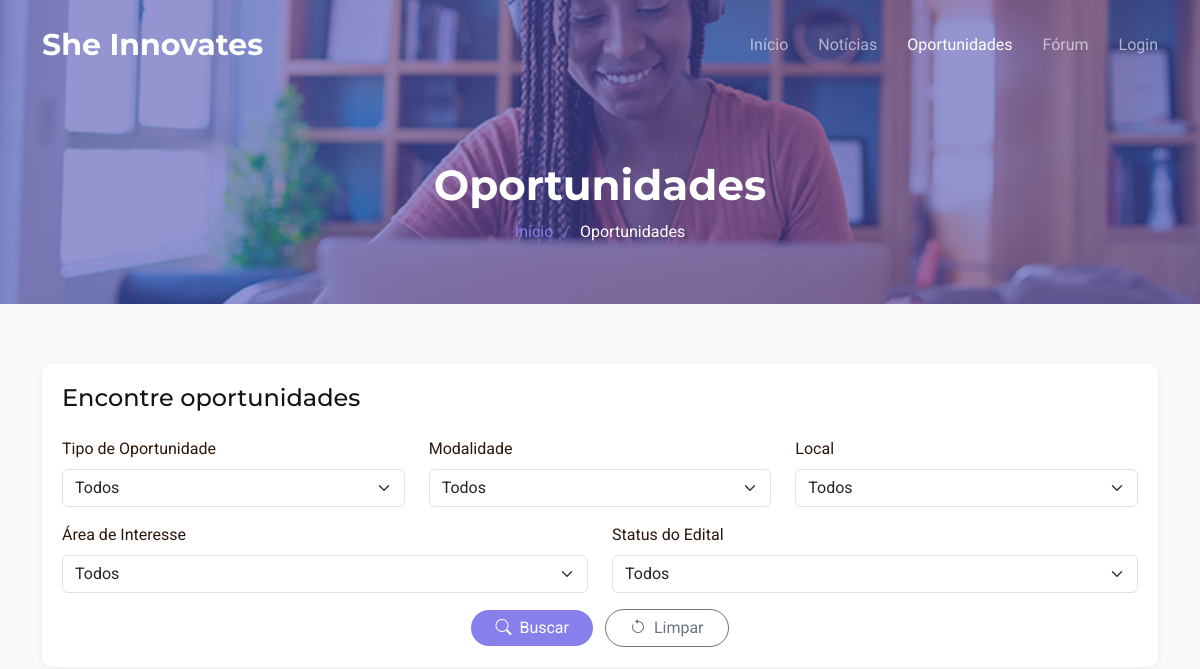
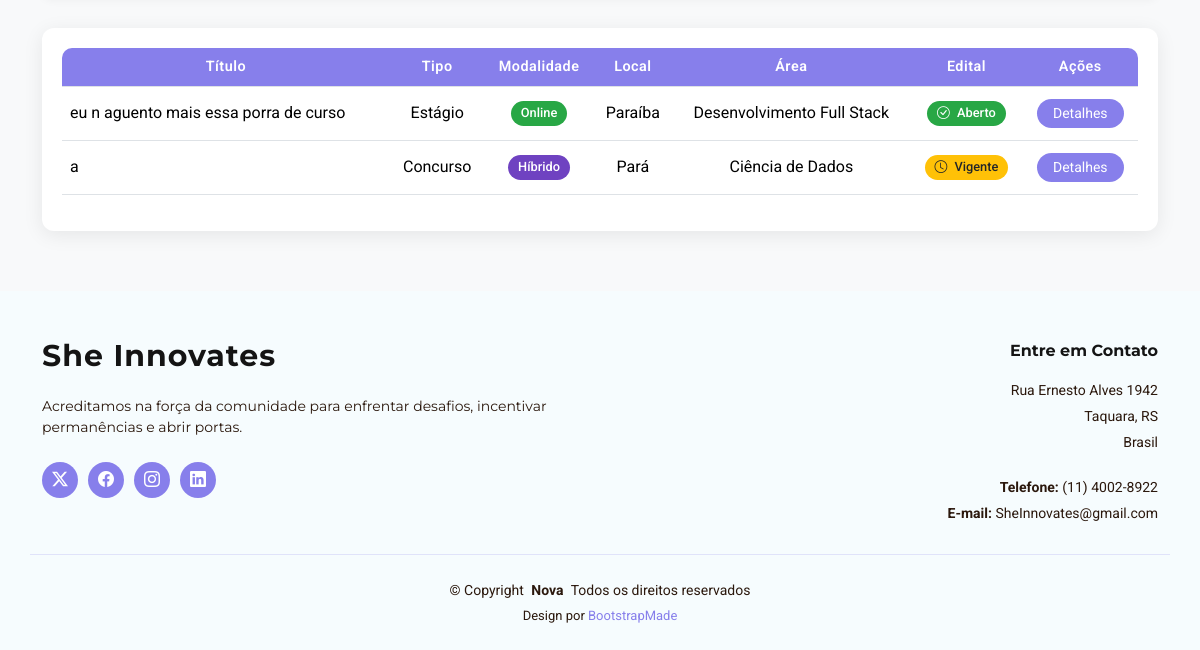
/Back-End-Projeto-Integrador/UserAnonimo/portfolio.php, run on an earlier commit of the app's database (2 pictures, top to bottom).
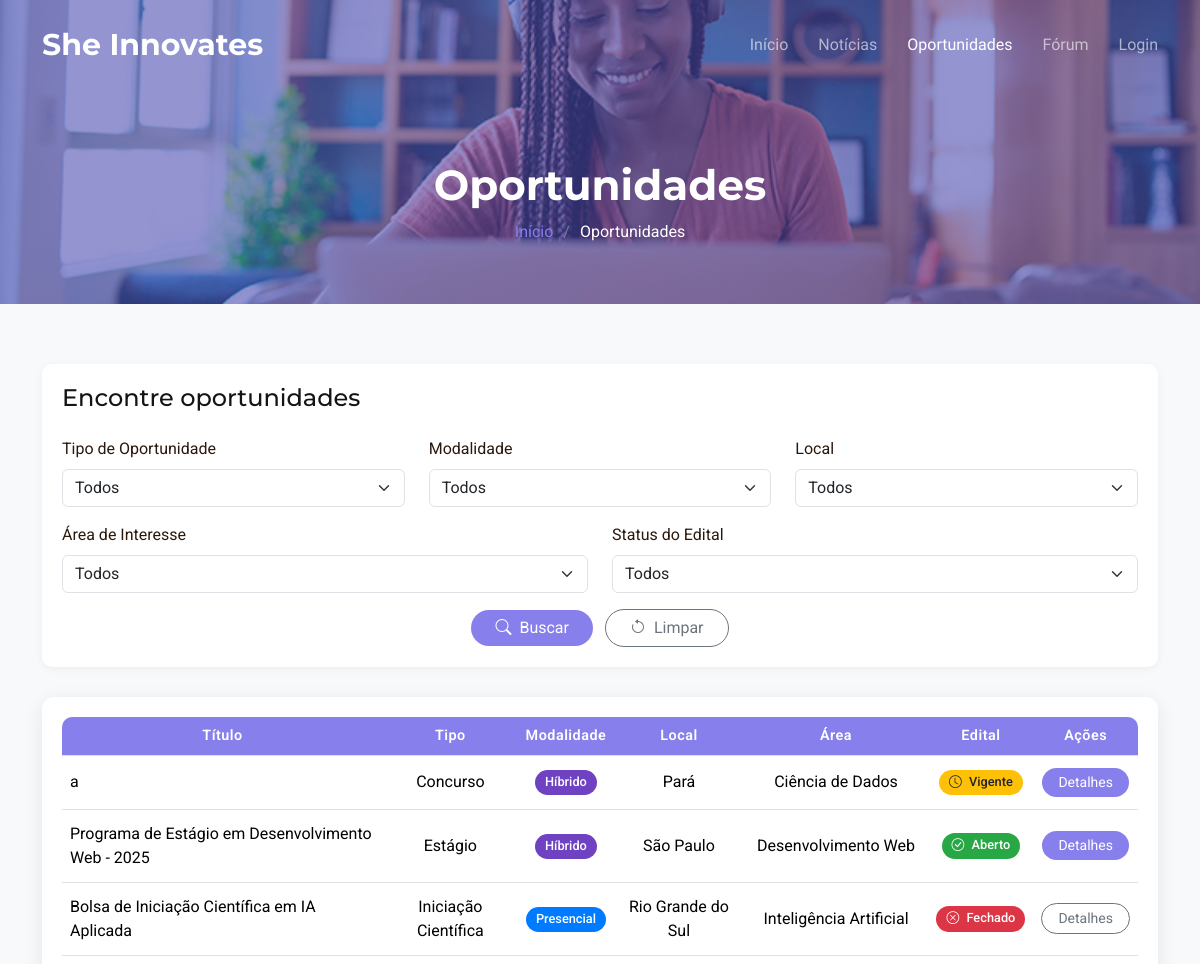
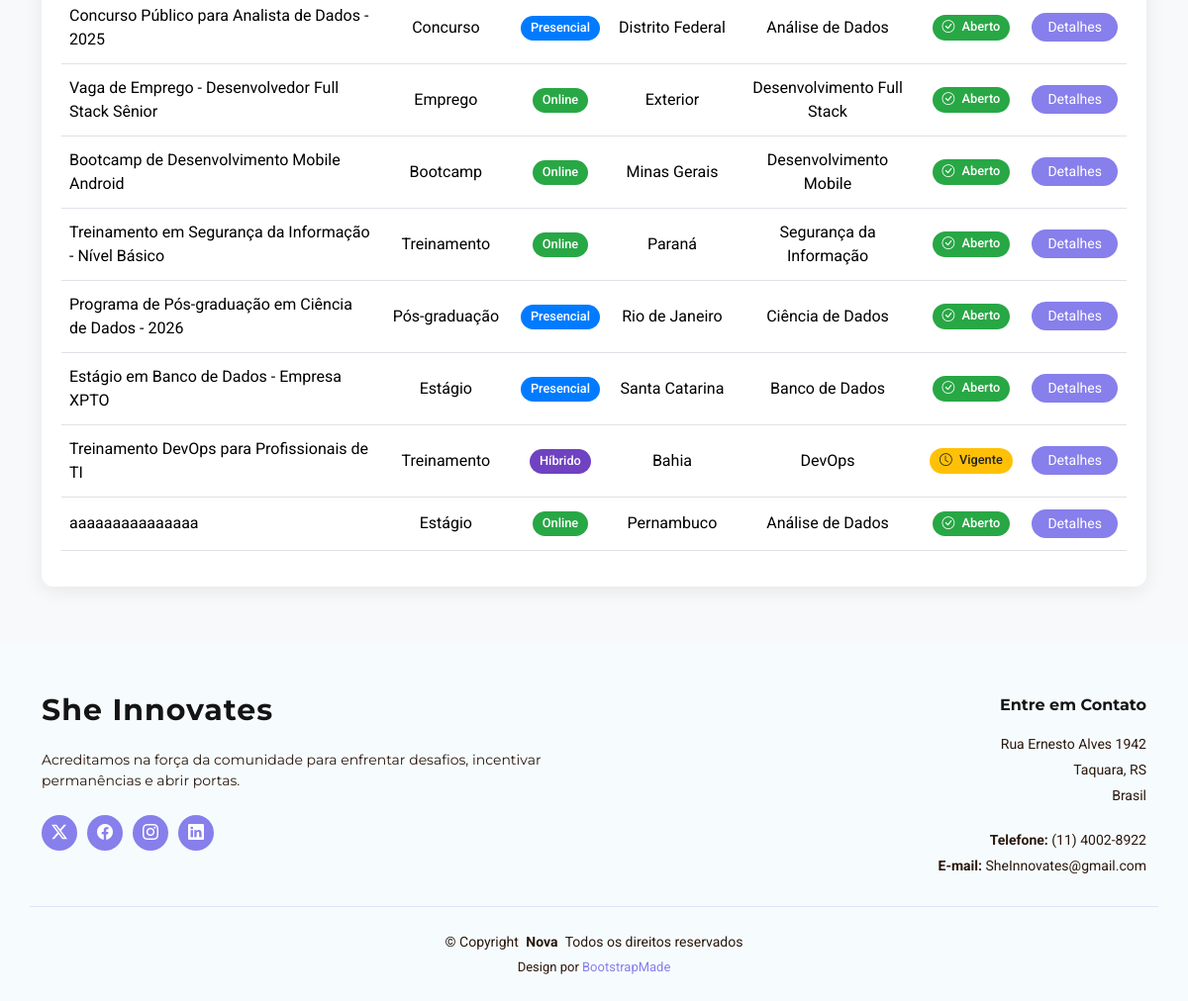
And on a later commit of the database (2 pictures, top to bottom).
### tables this page shows
CREATE TABLE `oportunidades` (
  `id_oportunidade` int NOT NULL,
  `titulo` varchar(60) NOT NULL,
  `tipo` varchar(50) NOT NULL,
  `modalidade` varchar(50) NOT NULL,
  `local` varchar(100) NOT NULL,
  `area` varchar(100) NOT NULL,
  `data_abertura` date NOT NULL,
  `data_fechamento` date NOT NULL,
  `link_detalhes` varchar(500) NOT NULL,
  `status_edital` varchar(50) NOT NULL
);

### Back-End-Projeto-Integrador/UserCadastrado/tabelaoportunidadesUserCad.php (the view)
<div class="table-responsive" data-aos="fade-up">
    <table class="table table-hover align-middle" id="opportunities-table">
        <thead>
            <tr class="text-center">
                <th style="border-top-left-radius: 10px;">Título</th>
                <th>Tipo</th>
                <th>Modalidade</th>
                <th>Local</th>
                <th>Área</th>
                <th>Edital</th>
                <th style="border-top-right-radius: 10px;">Ações</th>
            </tr>
        </thead>
        <tbody>
            <?php
            require("../Include/conexao.php");
            $sql = "SELECT * FROM oportunidades";
            $result = mysqli_query($con, $sql);
            if (mysqli_num_rows($result) > 0) {
                while ($oportunidade = mysqli_fetch_assoc($result)) {
                    $badgeClass = '';
                    if ($oportunidade['modalidade'] === 'Online') $badgeClass = 'badge-online';
                    else if ($oportunidade['modalidade'] === 'Presencial') $badgeClass = 'badge-presencial';
                    else if ($oportunidade['modalidade'] === 'Híbrido') $badgeClass = 'badge-hibrido';
                    $statusClass = '';
                    $statusIcon = '';
                    if ($oportunidade['status_edital'] === 'Aberto') {
                        $statusClass = 'badge-aberto';
                        $statusIcon = 'bi-check-circle';
                    } else if ($oportunidade['status_edital'] === 'Vigente') {
                        $statusClass = 'badge-vigente';
                        $statusIcon = 'bi-clock';
                    } else if ($oportunidade['status_edital'] === 'Fechado') {
                        $statusClass = 'badge-fechado';
                        $statusIcon = 'bi-x-circle';
                    }
                    $disabled = ($oportunidade['status_edital'] === 'Fechado') ? 'disabled' : '';
                    $btnClass = ($oportunidade['status_edital'] === 'Fechado') ? 'btn-outline-secondary' : 'btn-details';
                    echo "
                    <tr data-id=\"{$oportunidade['id_oportunidade']}\">
                        <td>{$oportunidade['titulo']}</td>
                        <td class=\"text-center\">{$oportunidade['tipo']}</td>
                        <td class=\"text-center\"><span class=\"badge {$badgeClass} rounded-pill\">{$oportunidade['modalidade']}</span></td>
                        <td class=\"text-center\">{$oportunidade['local']}</td>
                        <td class=\"text-center\">{$oportunidade['area']}</td>
                        <td class=\"text-center\">
                            <span class=\"badge {$statusClass} rounded-pill\">
                                <i class=\"bi {$statusIcon} me-1\"></i> {$oportunidade['status_edital']}
                            </span>
                        </td>
                        <td class=\"text-center\">
                            <div class=\"d-flex justify-content-center gap-2\">
                                <a href=\"{$oportunidade['link_detalhes']}\" class=\"btn btn-sm {$btnClass} rounded-pill px-3\" {$disabled}>Detalhes</a>
                            </div>
                        </td>
                    </tr>
                    ";
                }
            } else {
                echo "<tr><td colspan='7' class='text-center'>Nenhuma oportunidade encontrada.</td></tr>";
            }
            ?>
        </tbody>
    </table>
</div>

### Back-End-Projeto-Integrador/UserAnonimo/portfolio.php (shortened to what this page needs)
<!DOCTYPE html>
<html lang="pt-br">
<head>
    <?php
    require("../Include/hrefCssHead.php");
    ?>
</head>
<body class="portfolio-page">
<?php require_once __DIR__ . '/../Include/menuADM.php'; ?>
    <main class="main">
        <div class="page-title dark-background" data-aos="fade" style="background-image: url(../assets/img/mulheres-na-tecnologia-2.png);">
            <div class="container">
                <h1>Oportunidades</h1>
                <nav class="breadcrumbs">
                    <ol>
                        <li><a href="index.php">Início</a></li>
                        <li class="current">Oportunidades</li>
                    </ol>
                </nav>
            </div>
        </div>
        <div class="opportunities-container">
            <div class="container">
                <?php require("../UserADM/buscaTabelaOportunidades.php"); ?>
                <?php require("../UserCadastrado/tabelaoportunidadesUserCad.php"); ?>
            </div>
        </div>
    </main>
<footer id="footer" class="footer light-background">
    <?php
    require("../Include/footer.php");
    ?>
</footer>
</body>
</html>

### Back-End-Projeto-Integrador/Include/hrefCssHead.php (shortened to what this page needs)
<link href="../../assets/vendor/bootstrap/css/bootstrap.min.css" rel="stylesheet">
<link href="../../assets/vendor/bootstrap-icons/bootstrap-icons.css" rel="stylesheet">
<link href="../../assets/vendor/aos/aos.css" rel="stylesheet">
<link href="../../assets/vendor/glightbox/css/glightbox.min.css" rel="stylesheet">
<link href="../../assets/vendor/swiper/swiper-bundle.min.css" rel="stylesheet">
<link href="../../assets/css/main.css" rel="stylesheet">

### Back-End-Projeto-Integrador/Include/menuADM.php (shortened to what this page needs)
<header id="header" class="header d-flex align-items-center fixed-top">
  <div class="container-fluid container-xl position-relative d-flex align-items-center justify-content-between">
    <a class="logo d-flex align-items-center">
      <h1 class="sitename">She Innovates</h1>
    </a>
    <nav id="navmenu" class="navmenu">
        <?php carregarMenu(); ?>
    </nav>
  </div>
</header>
<?php
function carregarMenu() {
    $current_page = basename($_SERVER['PHP_SELF']);
    $current_dir = basename(dirname($_SERVER['SCRIPT_NAME']));
    if ($current_dir === 'UserADM') {
        ?>
        <ul>
            <li><a href="../UserADM/controleUserAdm.php" class="<?= ($current_page == 'controleUserAdm.php') ? 'active' : '' ?>">Gerenciamento de Usuários</a></li>
            <li><a href="../UserADM/noticiaAdm.php" class="<?= ($current_page == 'noticiaAdm.php') ? 'active' : '' ?>">Notícias</a></li>
            <li><a href="../UserADM/oportunidadeAdm.php" class="<?= ($current_page == 'oportunidadeAdm.php') ? 'active' : '' ?>">Oportunidades</a></li>
            <li><a href="../UserADM/forumAdm.php" class="<?= ($current_page == 'forumAdm.php') ? 'active' : '' ?>">Fórum</a></li>
            <li><a href="../UserADM/perfilAdm.php" class="<?= ($current_page == 'perfilAdm.php') ? 'active' : '' ?>">Perfil</a></li>
        </ul>
        <?php
    }
    elseif ($current_dir === 'UserAnonimo') {
        ?>
        <ul>
            <li><a href="../UserAnonimo/index.php" class="<?= ($current_page == 'index.php') ? 'active' : '' ?>">Início</a></li>
            <li><a href="../UserAnonimo/blog.php" class="<?= ($current_page == 'blog.php') ? 'active' : '' ?>">Notícias</a></li>
            <li><a href="../UserAnonimo/portfolio.php" class="<?= ($current_page == 'portfolio.php') ? 'active' : '' ?>">Oportunidades</a></li>
            <li><a href="../UserAnonimo/services.php" class="<?= ($current_page == 'services.php') ? 'active' : '' ?>">Fórum</a></li>
            <li><a href="../UserAnonimo/contact.php" class="<?= ($current_page == 'contact.php') ? 'active' : '' ?>">Login</a></li>
        </ul>
        <?php
    }
}
?>

### Back-End-Projeto-Integrador/UserADM/buscaTabelaOportunidades.php (shortened to what this page needs)
<div class="search-card" data-aos="fade-up">
    <h4 class="mb-4">Encontre oportunidades</h4>
    <form id="search-form">
        <div class="row">
            <div class="col-md-4 mb-3">
                <label for="tipo" class="form-label">Tipo de Oportunidade</label>
                <select id="tipo" class="form-select">
                    <option value="">Todos</option>
                </select>
            </div>
            <div class="col-md-4 mb-3">
                <label for="modalidade" class="form-label">Modalidade</label>
                <select id="modalidade" class="form-select">
                    <option value="">Todos</option>
                </select>
            </div>
            <div class="col-md-4 mb-3">
                <label for="local" class="form-label">Local</label>
                <select id="local" class="form-select">
                    <option value="">Todos</option>
                </select>
            </div>
        </div>
        <div class="row">
            <div class="col-md-6 mb-3">
                <label for="area" class="form-label">Área de Interesse</label>
                <select id="area" class="form-select">
                    <option value="">Todos</option>
                </select>
            </div>
            <div class="col-md-6 mb-3">
                <label for="edital" class="form-label">Status do Edital</label>
                <select id="edital" class="form-select">
                    <option value="">Todos</option>
                </select>
            </div>
        </div>
        <div class="text-center">
            <button type="submit" class="btn btn-search rounded-pill px-4 me-2">
                <i class="bi bi-search me-1"></i> Buscar
            </button>
            <button type="reset" class="btn btn-outline-secondary rounded-pill px-4" id="limpar-busca">
                <i class="bi bi-arrow-counterclockwise me-1"></i> Limpar
            </button>
        </div>
    </form>
</div>

### Back-End-Projeto-Integrador/Include/footer.php
<nav id = "footerUserAnom">
        <div class="footer-top">
      <div class="container">
        <div class="row gy-4">
          <div class="col-lg-6 col-md-12 footer-about">
            <a class="logo d-flex align-items-center">
              <span class="sitename">She Innovates</span>
            </a>
            <p>Acreditamos na força da comunidade para enfrentar desafios, incentivar permanências e abrir portas.</p>
            <div class="social-links d-flex mt-4">
              <a href="#"><i class="bi bi-twitter-x"></i></a>
              <a href="#"><i class="bi bi-facebook"></i></a>
              <a href="#"><i class="bi bi-instagram"></i></a>
              <a href="#"><i class="bi bi-linkedin"></i></a>
            </div>
          </div>
          <div class="col-lg-6 col-md-12 footer-contact text-end">
            <h4>Entre em Contato</h4>
            <p>Rua Ernesto Alves 1942</p>
            <p>Taquara, RS</p>
            <p>Brasil</p>
            <p class="mt-4"><strong>Telefone:</strong> <span>(11) 4002-8922</span></p>
            <p><strong>E-mail:</strong> <span>SheInnovates@gmail.com</span></p>
          </div>
        </div>
      </div>
    </div>
    <div class="container copyright text-center">
      <p>© <span>Copyright</span> <strong class="px-1 sitename">Nova</strong> <span>Todos os direitos reservados</span></p>
      <div class="credits">
        Design por <a href="https://bootstrapmade.com/">BootstrapMade</a>
      </div>
    </div>
</nav>

What changed in the data, as far as the page shows it:
removed oportunidades: titulo "eu n aguento mais essa porra de curso", tipo "Estágio", modalidade "Online", local "Paraíba", area "Desenvolvimento Full Stack", status_edital "Aberto"
added oportunidades: titulo "Programa de Estágio em Desenvolvimento Web - 2025", tipo "Estágio", modalidade "Híbrido", local "São Paulo", area "Desenvolvimento Web", status_edital "Aberto"
added oportunidades: titulo "Bolsa de Iniciação Científica em IA Aplicada", tipo "Iniciação Científica", modalidade "Presencial", local "Rio Grande do Sul", area "Inteligência Artificial", status_edital "Fechado"
added oportunidades: titulo "Concurso Público para Analista de Dados - 2025", tipo "Concurso", modalidade "Presencial", local "Distrito Federal", area "Análise de Dados", status_edital "Aberto"
added oportunidades: titulo "Vaga de Emprego - Desenvolvedor Full Stack Sênior", tipo "Emprego", modalidade "Online", local "Exterior", area "Desenvolvimento Full Stack", status_edital "Aberto"
added oportunidades: titulo "Bootcamp de Desenvolvimento Mobile Android", tipo "Bootcamp", modalidade "Online", local "Minas Gerais", area "Desenvolvimento Mobile", status_edital "Aberto"
added oportunidades: titulo "Treinamento em Segurança da Informação - Nível Básico", tipo "Treinamento", modalidade "Online", local "Paraná", area "Segurança da Informação", status_edital "Aberto"
added oportunidades: titulo "Programa de Pós-graduação em Ciência de Dados - 2026", tipo "Pós-graduação", modalidade "Presencial", local "Rio de Janeiro", area "Ciência de Dados", status_edital "Aberto"
added oportunidades: titulo "Estágio em Banco de Dados - Empresa XPTO", tipo "Estágio", modalidade "Presencial", local "Santa Catarina", area "Banco de Dados", status_edital "Aberto"
added oportunidades: titulo "Treinamento DevOps para Profissionais de TI", tipo "Treinamento", modalidade "Híbrido", local "Bahia", area "DevOps", status_edital "Vigente"
added oportunidades: titulo "aaaaaaaaaaaaaaa", tipo "Estágio", modalidade "Online", local "Pernambuco", area "Análise de Dados", status_edital "Aberto"
